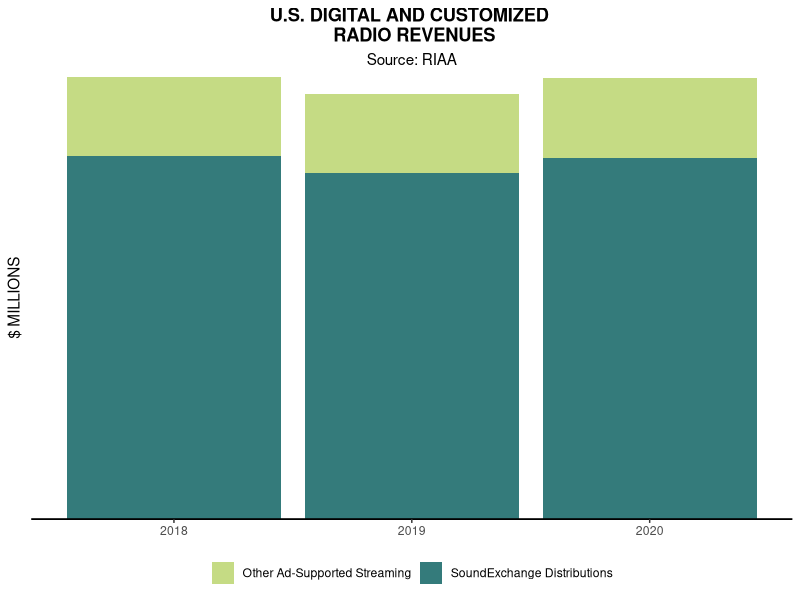

Source code (R):
## ---- chunk 1
knitr::opts_chunk$set(echo = TRUE)
## ---- chunk 2
library(tidyverse)
## ---- chunk 3
#i could not import csv file, and i
#got help from here: https://stackoverflow.com/a/45977065
library(readxl)
music_revenue <- read_excel("data/Revenue_Chart_Full_Data.xlsx", skip = 1) 
## ---- chunk 4
music_revenue %>% 
  head(5)
## ---- chunk 5
str(music_revenue)
## ---- chunk 6
revenue_18_20 <- music_revenue %>% 
                 select("Year"="Year (copy)", "Format", "Value"="Value (Actual)") %>% 
                 filter(Year >= 2018) %>%
                 arrange(Year) %>% 
                 mutate(Value = as.numeric(Value))
## ---- chunk 7
revenue_18_20 %>% 
              head(10)
## ---- chunk 8
revenue_18_20 %>% 
  str()
## ---- chunk 9
annual_retail <- revenue_18_20 %>% 
                 group_by(Year) %>% 
                  summarize(tol_revenue = sum(Value)) 
## ---- chunk 10
annual_retail %>% 
              print()
## ---- chunk 11
#define some character vectors to increase code readability.
stream <- c("Paid Subscription", "On-Demand Streaming (Ad-Supported)", "Other Ad-Supported Streaming", "SoundExchange Distributions", "Limited Tier Paid Subscription")
physical <- c("LP/EP", "CD")
download <- c("Download Album", "Download Single")
## ---- chunk 12
revenue_categorized_20 <- revenue_18_20 %>% 
                          filter(Year == 2020) %>% 
                          mutate(category = case_when( Format %in% stream ~ "Streaming",
                               Format == "Synchronization" ~ "Synchronization",
                               Format %in% physical ~ "Physical",
                               Format %in% download ~ "Digital Downloads",
                               TRUE ~ "The Others"
    
  ))
## ---- chunk 13
share_table   <- revenue_categorized_20 %>%
                 group_by(category) %>%
                 summarize(cat_total=sum(Value)) %>% 
                 mutate(prop = round(cat_total /sum(cat_total) * 100,2))
## ---- chunk 14
share_table %>% 
  print()
## ---- chunk 15
fig_5_data <- revenue_18_20 %>%
              filter(Format %in% c("SoundExchange Distributions", "Other Ad-Supported Streaming")) %>% 
mutate_at(vars("Year", "Format"), as.character)
## ---- chunk 16
str(fig_5_data)
## ---- chunk 17
library(ggplot2)
## ---- chunk 18
labels <- c("$ 1,161", "$1,115", "$1,1559")
## ---- chunk 19
fig_5_data %>% 
ggplot(aes(x=Year, y=Value, fill=Format)) + 
  geom_col(position="stack") +
  scale_fill_manual(values = c("#c5db84","#347b7b")) +
  scale_y_continuous(expand = c(0,0)) +
  ggtitle("U.S. DIGITAL AND CUSTOMIZED \n RADIO REVENUES", subtitle = "Source: RIAA" ) +
  labs("y" = "$ MILLIONS") +
  theme_classic() +
  theme(plot.title = element_text(hjust = 0.5, face="bold"),
        plot.subtitle =  element_text(hjust = 0.5),
        axis.title.x = element_blank(),
        axis.line.x  = element_line(size = 0.6),
        axis.line.y  = element_blank(),
        axis.text.y  = element_blank(),
        axis.ticks.y = element_blank(),
        legend.title = element_blank(),
        legend.position = "bottom")
#geom_text(aes(label = labels, y = c(208.17685,208.17685,208.17685)), size = 3)
